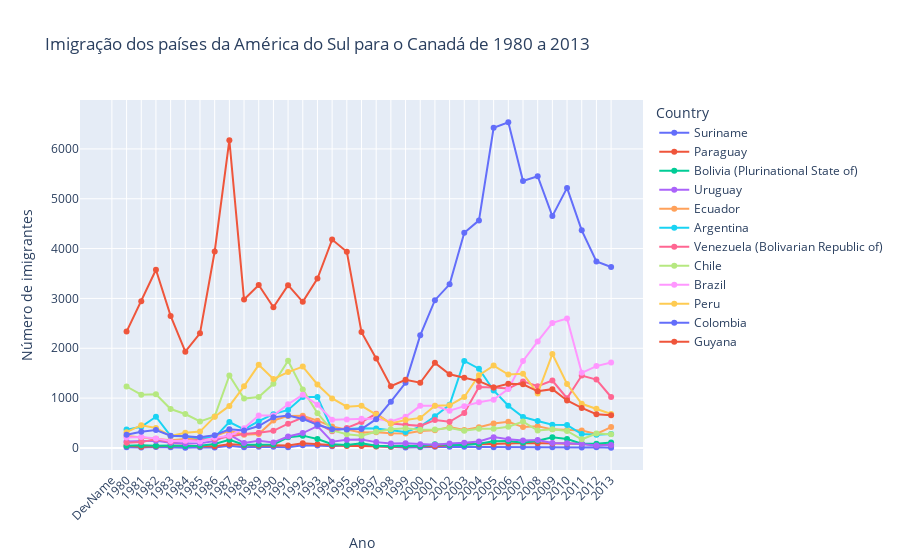

Notebook code cell kept with this figure:
### Code cell
# Visualizando os dados transformados da América do Sul
south_america_final.head()

fig = px.line(data_frame=south_america_final, 
              x=south_america_final.index, 
              y=south_america_final.columns, 
              color='Country', 
              title='Imigração dos países da América do Sul para o Canadá de 1980 a 2013', 
              markers=True
          )

fig.update_layout(
  xaxis={
    'tickangle': -45
  },
  xaxis_title='Ano',
  yaxis_title='Número de imigrantes'
)

fig.show()

### Figure 1 — Plotly figure (JSON) as saved in the notebook; plotly's stock layout.template omitted (floating-point values rounded to 4 significant figures)
{"data": [{"hovertemplate": "Country=Suriname<br>index=%{x}<br>value=%{y}<extra></extra>", "legendgroup": "Suriname", "line": {"color": "#636efa", "dash": "solid"}, "marker": {"symbol": "circle"}, "mode": "lines+markers", "name": "Suriname", "orientation": "v", "showlegend": true, "type": "scatter", "x": ["DevName", "1980", "1981", "1982", "1983", "1984", "1985", "1986", "1987", "1988", "1989", "1990", "1991", "1992", "1993", "1994", "1995", "1996", "1997", "1998", "1999", "2000", "2001", "2002", "2003", "2004", "2005", "2006", "2007", "2008", "2009", "2010", "2011", "2012", "2013"], "xaxis": "x", "y": ["Developing regions", 15, 10, 21, 12, 5, 16, 7, 46, 16, 24, 26, 13, 53, 51, 32, 58, 51, 35, 22, 11, 16, 22, 22, 22, 17, 15, 16, 20, 9, 12, 13, 11, 16, 4], "yaxis": "y"}, {"hovertemplate": "Country=Paraguay<br>index=%{x}<br>value=%{y}<extra></extra>", "legendgroup": "Paraguay", "line": {"color": "#EF553B", "dash": "solid"}, "marker": {"symbol": "circle"}, "mode": "lines+markers", "name": "Paraguay", "orientation": "v", "showlegend": true, "type": "scatter", "x": ["DevName", "1980", "1981", "1982", "1983", "1984", "1985", "1986", "1987", "1988", "1989", "1990", "1991", "1992", "1993", "1994", "1995", "1996", "1997", "1998", "1999", "2000", "2001", "2002", "2003", "2004", "2005", "2006", "2007", "2008", "2009", "2010", "2011", "2012", "2013"], "xaxis": "x", "y": ["Developing regions", 45, 26, 32, 40, 48, 36, 34, 72, 53, 48, 56, 51, 94, 75, 46, 39, 38, 30, 25, 34, 29, 34, 60, 88, 74, 75, 88, 98, 95, 88, 89, 83, 55, 66], "yaxis": "y"}, {"hovertemplate": "Country=Bolivia (Plurinational State of)<br>index=%{x}<br>value=%{y}<extra></extra>", "legendgroup": "Bolivia (Plurinational State of)", "line": {"color": "#00cc96", "dash": "solid"}, "marker": {"symbol": "circle"}, "mode": "lines+markers", "name": "Bolivia (Plurinational State of)", "orientation": "v", "showlegend": true, "type": "scatter", "x": ["DevName", "1980", "1981", "1982", "1983", "1984", "1985", "1986", "1987", "1988", "1989", "1990", "1991", "1992", "1993", "1994", "1995", "1996", "1997", "1998", "1999", "2000", "2001", "2002", "2003", "2004", "2005", "2006", "2007", "2008", "2009", "2010", "2011", "2012", "2013"], "xaxis": "x", "y": ["Developing regions", 44, 52, 42, 49, 38, 44, 79, 165, 63, 68, 71, 214, 247, 180, 75, 61, 96, 43, 33, 42, 33, 72, 57, 59, 85, 134, 139, 107, 143, 214, 180, 86, 83, 107], "yaxis": "y"}, {"hovertemplate": "Country=Uruguay<br>index=%{x}<br>value=%{y}<extra></extra>", "legendgroup": "Uruguay", "line": {"color": "#ab63fa", "dash": "solid"}, "marker": {"symbol": "circle"}, "mode": "lines+markers", "name": "Uruguay", "orientation": "v", "showlegend": true, "type": "scatter", "x": ["DevName", "1980", "1981", "1982", "1983", "1984", "1985", "1986", "1987", "1988", "1989", "1990", "1991", "1992", "1993", "1994", "1995", "1996", "1997", "1998", "1999", "2000", "2001", "2002", "2003", "2004", "2005", "2006", "2007", "2008", "2009", "2010", "2011", "2012", "2013"], "xaxis": "x", "y": ["Developing regions", 128, 132, 146, 105, 90, 92, 137, 269, 99, 144, 111, 229, 299, 437, 125, 164, 171, 117, 87, 93, 75, 64, 91, 103, 130, 217, 175, 147, 160, 99, 93, 81, 47, 58], "yaxis": "y"}, {"hovertemplate": "Country=Ecuador<br>index=%{x}<br>value=%{y}<extra></extra>", "legendgroup": "Ecuador", "line": {"color": "#FFA15A", "dash": "solid"}, "marker": {"symbol": "circle"}, "mode": "lines+markers", "name": "Ecuador", "orientation": "v", "showlegend": true, "type": "scatter", "x": ["DevName", "1980", "1981", "1982", "1983", "1984", "1985", "1986", "1987", "1988", "1989", "1990", "1991", "1992", "1993", "1994", "1995", "1996", "1997", "1998", "1999", "2000", "2001", "2002", "2003", "2004", "2005", "2006", "2007", "2008", "2009", "2010", "2011", "2012", "2013"], "xaxis": "x", "y": ["Developing regions", 238, 207, 184, 155, 179, 208, 240, 344, 265, 278, 552, 643, 644, 547, 431, 368, 310, 317, 295, 291, 342, 353, 418, 361, 417, 491, 525, 419, 437, 373, 353, 348, 282, 418], "yaxis": "y"}, {"hovertemplate": "Country=Argentina<br>index=%{x}<br>value=%{y}<extra></extra>", "legendgroup": "Argentina", "line": {"color": "#19d3f3", "dash": "solid"}, "marker": {"symbol": "circle"}, "mode": "lines+markers", "name": "Argentina", "orientation": "v", "showlegend": true, "type": "scatter", "x": ["DevName", "1980", "1981", "1982", "1983", "1984", "1985", "1986", "1987", "1988", "1989", "1990", "1991", "1992", "1993", "1994", "1995", "1996", "1997", "1998", "1999", "2000", "2001", "2002", "2003", "2004", "2005", "2006", "2007", "2008", "2009", "2010", "2011", "2012", "2013"], "xaxis": "x", "y": ["Developing regions", 368, 426, 626, 241, 237, 196, 213, 519, 374, 538, 678, 763, 1023, 1022, 366, 380, 396, 391, 349, 318, 427, 635, 865, 1745, 1591, 1153, 847, 620, 540, 467, 459, 278, 263, 282], "yaxis": "y"}, {"hovertemplate": "Country=Venezuela (Bolivarian Republic of)<br>index=%{x}<br>value=%{y}<extra></extra>", "legendgroup": "Venezuela (Bolivarian Republic of)", "line": {"color": "#FF6692", "dash": "solid"}, "marker": {"symbol": "circle"}, "mode": "lines+markers", "name": "Venezuela (Bolivarian Republic of)", "orientation": "v", "showlegend": true, "type": "scatter", "x": ["DevName", "1980", "1981", "1982", "1983", "1984", "1985", "1986", "1987", "1988", "1989", "1990", "1991", "1992", "1993", "1994", "1995", "1996", "1997", "1998", "1999", "2000", "2001", "2002", "2003", "2004", "2005", "2006", "2007", "2008", "2009", "2010", "2011", "2012", "2013"], "xaxis": "x", "y": ["Developing regions", 103, 117, 174, 124, 142, 165, 179, 229, 279, 304, 344, 487, 610, 490, 334, 402, 520, 686, 489, 464, 443, 560, 524, 699, 1224, 1211, 1192, 1335, 1239, 1353, 998, 1452, 1373, 1022], "yaxis": "y"}, {"hovertemplate": "Country=Chile<br>index=%{x}<br>value=%{y}<extra></extra>", "legendgroup": "Chile", "line": {"color": "#B6E880", "dash": "solid"}, "marker": {"symbol": "circle"}, "mode": "lines+markers", "name": "Chile", "orientation": "v", "showlegend": true, "type": "scatter", "x": ["DevName", "1980", "1981", "1982", "1983", "1984", "1985", "1986", "1987", "1988", "1989", "1990", "1991", "1992", "1993", "1994", "1995", "1996", "1997", "1998", "1999", "2000", "2001", "2002", "2003", "2004", "2005", "2006", "2007", "2008", "2009", "2010", "2011", "2012", "2013"], "xaxis": "x", "y": ["Developing regions", 1233, 1069, 1078, 781, 681, 533, 633, 1454, 990, 1023, 1286, 1749, 1175, 697, 352, 273, 244, 325, 376, 397, 366, 369, 401, 347, 383, 384, 427, 530, 350, 375, 340, 174, 291, 273], "yaxis": "y"}, {"hovertemplate": "Country=Brazil<br>index=%{x}<br>value=%{y}<extra></extra>", "legendgroup": "Brazil", "line": {"color": "#FF97FF", "dash": "solid"}, "marker": {"symbol": "circle"}, "mode": "lines+markers", "name": "Brazil", "orientation": "v", "showlegend": true, "type": "scatter", "x": ["DevName", "1980", "1981", "1982", "1983", "1984", "1985", "1986", "1987", "1988", "1989", "1990", "1991", "1992", "1993", "1994", "1995", "1996", "1997", "1998", "1999", "2000", "2001", "2002", "2003", "2004", "2005", "2006", "2007", "2008", "2009", "2010", "2011", "2012", "2013"], "xaxis": "x", "y": ["Developing regions", 211, 220, 192, 139, 145, 130, 205, 244, 394, 650, 650, 877, 1066, 866, 566, 572, 586, 591, 531, 626, 845, 847, 745, 839, 917, 969, 1181, 1746, 2138, 2509, 2598, 1508, 1642, 1714], "yaxis": "y"}, {"hovertemplate": "Country=Peru<br>index=%{x}<br>value=%{y}<extra></extra>", "legendgroup": "Peru", "line": {"color": "#FECB52", "dash": "solid"}, "marker": {"symbol": "circle"}, "mode": "lines+markers", "name": "Peru", "orientation": "v", "showlegend": true, "type": "scatter", "x": ["DevName", "1980", "1981", "1982", "1983", "1984", "1985", "1986", "1987", "1988", "1989", "1990", "1991", "1992", "1993", "1994", "1995", "1996", "1997", "1998", "1999", "2000", "2001", "2002", "2003", "2004", "2005", "2006", "2007", "2008", "2009", "2010", "2011", "2012", "2013"], "xaxis": "x", "y": ["Developing regions", 317, 456, 401, 241, 306, 328, 628, 843, 1237, 1667, 1384, 1522, 1632, 1274, 993, 827, 845, 676, 493, 560, 603, 849, 855, 1023, 1460, 1653, 1473, 1490, 1094, 1884, 1283, 886, 787, 682], "yaxis": "y"}, {"hovertemplate": "Country=Colombia<br>index=%{x}<br>value=%{y}<extra></extra>", "legendgroup": "Colombia", "line": {"color": "#636efa", "dash": "solid"}, "marker": {"symbol": "circle"}, "mode": "lines+markers", "name": "Colombia", "orientation": "v", "showlegend": true, "type": "scatter", "x": ["DevName", "1980", "1981", "1982", "1983", "1984", "1985", "1986", "1987", "1988", "1989", "1990", "1991", "1992", "1993", "1994", "1995", "1996", "1997", "1998", "1999", "2000", "2001", "2002", "2003", "2004", "2005", "2006", "2007", "2008", "2009", "2010", "2011", "2012", "2013"], "xaxis": "x", "y": ["Developing regions", 266, 326, 360, 244, 235, 214, 257, 376, 352, 439, 614, 652, 582, 464, 375, 371, 381, 578, 929, 1306, 2259, 2965, 3283, 4318, 4566, 6424, 6535, 5357, 5452, 4652, 5218, 4366, 3741, 3631], "yaxis": "y"}, {"hovertemplate": "Country=Guyana<br>index=%{x}<br>value=%{y}<extra></extra>", "legendgroup": "Guyana", "line": {"color": "#EF553B", "dash": "solid"}, "marker": {"symbol": "circle"}, "mode": "lines+markers", "name": "Guyana", "orientation": "v", "showlegend": true, "type": "scatter", "x": ["DevName", "1980", "1981", "1982", "1983", "1984", "1985", "1986", "1987", "1988", "1989", "1990", "1991", "1992", "1993", "1994", "1995", "1996", "1997", "1998", "1999", "2000", "2001", "2002", "2003", "2004", "2005", "2006", "2007", "2008", "2009", "2010", "2011", "2012", "2013"], "xaxis": "x", "y": ["Developing regions", 2334, 2943, 3575, 2650, 1932, 2299, 3942, 6174, 2977, 3270, 2824, 3266, 2932, 3399, 4181, 3935, 2324, 1795, 1238, 1366, 1308, 1707, 1479, 1410, 1341, 1215, 1286, 1277, 1137, 1180, 953, 804, 676, 656], "yaxis": "y"}], "layout": {"legend": {"title": {"text": "Country"}, "tracegroupgap": 0}, "title": {"text": "Imigração dos países da América do Sul para o Canadá de 1980 a 2013"}, "xaxis": {"anchor": "y", "domain": [0, 1], "tickangle": -45, "title": {"text": "Ano"}}, "yaxis": {"anchor": "x", "domain": [0, 1], "title": {"text": "Número de imigrantes"}}}}
